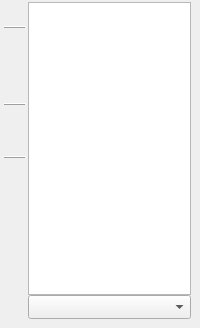
  <widget class="QDockWidget" name="thumbnailsDockWidget">
   <property name="features">
    <set>QDockWidget::DockWidgetFloatable|QDockWidget::DockWidgetMovable</set>
   </property>
   <property name="allowedAreas">
    <set>Qt::LeftDockWidgetArea|Qt::RightDockWidgetArea</set>
   </property>
   <property name="windowTitle">
    <string>Thumbnails</string>
   </property>
   <attribute name="dockWidgetArea">
    <number>2</number>
   </attribute>
   <widget class="QWidget" name="dockWidgetContents_2">
    <layout class="QHBoxLayout" name="horizontalLayout_4">
     <property name="spacing">
      <number>2</number>
     </property>
     <property name="leftMargin">
      <number>4</number>
     </property>
     <property name="topMargin">
      <number>2</number>
     </property>
     <property name="bottomMargin">
      <number>9</number>
     </property>
     <item>
      <layout class="QVBoxLayout" name="verticalLayout_2">
       <property name="spacing">
        <number>2</number>
       </property>
       <item>
        <widget class="QToolButton" name="focusButton">
         <property name="sizePolicy">
          <sizepolicy hsizetype="Fixed" vsizetype="Preferred">
           <horstretch>0</horstretch>
           <verstretch>0</verstretch>
          </sizepolicy>
         </property>
         <property name="minimumSize">
          <size>
           <width>22</width>
           <height>22</height>
          </size>
         </property>
         <property name="maximumSize">
          <size>
           <width>22</width>
           <height>22</height>
          </size>
         </property>
         <property name="toolTip">
          <string>Keep current page in view.</string>
         </property>
         <property name="statusTip">
          <string/>
         </property>
         <property name="styleSheet">
          <string notr="true">QToolButton:!hover {
  padding: 0;
  border: none;
  background-color: transparent;
}

QToolButton:hover {
  padding: 0;
  border: 1px solid palette(highlight);
  background-color: palette(base);
}

QToolButton:pressed {
  padding: 0;
  border: 1px solid palette(highlight);
  background-color: palette(alternative-base);
}</string>
         </property>
         <property name="text">
          <string/>
         </property>
         <property name="icon">
          <iconset resource="../../resources/resources.qrc">
           <normaloff>:/icons/eye.svg</normaloff>:/icons/eye.svg</iconset>
         </property>
         <property name="iconSize">
          <size>
           <width>16</width>
           <height>16</height>
          </size>
         </property>
         <property name="checkable">
          <bool>true</bool>
         </property>
         <property name="checked">
          <bool>true</bool>
         </property>
        </widget>
       </item>
       <item>
        <widget class="Line" name="line">
         <property name="frameShadow">
          <enum>QFrame::Raised</enum>
         </property>
         <property name="orientation">
          <enum>Qt::Horizontal</enum>
         </property>
        </widget>
       </item>
       <item>
        <widget class="QToolButton" name="prevPageBtn">
         <property name="sizePolicy">
          <sizepolicy hsizetype="Fixed" vsizetype="Preferred">
           <horstretch>0</horstretch>
           <verstretch>0</verstretch>
          </sizepolicy>
         </property>
         <property name="minimumSize">
          <size>
           <width>22</width>
           <height>22</height>
          </size>
         </property>
         <property name="maximumSize">
          <size>
           <width>22</width>
           <height>22</height>
          </size>
         </property>
         <property name="toolTip">
          <string>Previous page.</string>
         </property>
         <property name="styleSheet">
          <string notr="true">QToolButton:!hover {
  padding: 0;
  border: none;
  background-color: transparent;
}

QToolButton:hover {
  padding: 0;
  border: 1px solid palette(highlight);
  background-color: palette(base);
}

QToolButton:pressed {
  padding: 0;
  border: 1px solid palette(highlight);
  background-color: palette(alternative-base);
}</string>
         </property>
         <property name="text">
          <string notr="true"/>
         </property>
         <property name="icon">
          <iconset resource="../../resources/resources.qrc">
           <normaloff>:/icons/triangle-up-arrow.svg</normaloff>:/icons/triangle-up-arrow.svg</iconset>
         </property>
         <property name="iconSize">
          <size>
           <width>16</width>
           <height>16</height>
          </size>
         </property>
        </widget>
       </item>
       <item>
        <widget class="QToolButton" name="nextPageBtn">
         <property name="sizePolicy">
          <sizepolicy hsizetype="Fixed" vsizetype="Preferred">
           <horstretch>0</horstretch>
           <verstretch>0</verstretch>
          </sizepolicy>
         </property>
         <property name="minimumSize">
          <size>
           <width>22</width>
           <height>22</height>
          </size>
         </property>
         <property name="maximumSize">
          <size>
           <width>22</width>
           <height>22</height>
          </size>
         </property>
         <property name="toolTip">
          <string>Next page.</string>
         </property>
         <property name="styleSheet">
          <string notr="true">QToolButton:!hover {
  padding: 0;
  border: none;
  background-color: transparent;
}

QToolButton:hover {
  padding: 0;
  border: 1px solid palette(highlight);
  background-color: palette(base);
}

QToolButton:pressed {
  padding: 0;
  border: 1px solid palette(highlight);
  background-color: palette(alternative-base);
}</string>
         </property>
         <property name="text">
          <string notr="true"/>
         </property>
         <property name="icon">
          <iconset resource="../../resources/resources.qrc">
           <normaloff>:/icons/triangle-down-arrow.svg</normaloff>:/icons/triangle-down-arrow.svg</iconset>
         </property>
         <property name="iconSize">
          <size>
           <width>16</width>
           <height>16</height>
          </size>
         </property>
        </widget>
       </item>
       <item>
        <widget class="QToolButton" name="filterSelectedBtn">
         <property name="sizePolicy">
          <sizepolicy hsizetype="Fixed" vsizetype="Preferred">
           <horstretch>0</horstretch>
           <verstretch>0</verstretch>
          </sizepolicy>
         </property>
         <property name="minimumSize">
          <size>
           <width>22</width>
           <height>22</height>
          </size>
         </property>
         <property name="maximumSize">
          <size>
           <width>22</width>
           <height>22</height>
          </size>
         </property>
         <property name="toolTip">
          <string>Navigate through selected pages only.</string>
         </property>
         <property name="styleSheet">
          <string notr="true">QToolButton:!hover {
  padding: 0;
  border: none;
  background-color: transparent;
}

QToolButton:hover {
  padding: 0;
  border: 1px solid palette(highlight);
  background-color: palette(base);
}

QToolButton:pressed {
  padding: 0;
  border: 1px solid palette(highlight);
  background-color: palette(alternative-base);
}</string>
         </property>
         <property name="text">
          <string notr="true"/>
         </property>
         <property name="icon">
          <iconset resource="../../resources/resources.qrc">
           <normaloff>:/icons/check-mark.svg</normaloff>:/icons/check-mark.svg</iconset>
         </property>
         <property name="iconSize">
          <size>
           <width>16</width>
           <height>16</height>
          </size>
         </property>
         <property name="checkable">
          <bool>true</bool>
         </property>
        </widget>
       </item>
       <item>
        <widget class="Line" name="line_2">
         <property name="frameShadow">
          <enum>QFrame::Raised</enum>
         </property>
         <property name="orientation">
          <enum>Qt::Horizontal</enum>
         </property>
        </widget>
       </item>
       <item>
        <widget class="QToolButton" name="magnifyThumbnailsBtn">
         <property name="sizePolicy">
          <sizepolicy hsizetype="Fixed" vsizetype="Preferred">
           <horstretch>0</horstretch>
           <verstretch>0</verstretch>
          </sizepolicy>
         </property>
         <property name="minimumSize">
          <size>
           <width>22</width>
           <height>22</height>
          </size>
         </property>
         <property name="maximumSize">
          <size>
           <width>22</width>
           <height>22</height>
          </size>
         </property>
         <property name="toolTip">
          <string>Magnify thumbnails.  (Ctrl++)</string>
         </property>
         <property name="styleSheet">
          <string notr="true">QToolButton:!hover {
  padding: 0;
  border: none;
  background-color: transparent;
}

QToolButton:hover {
  padding: 0;
  border: 1px solid palette(highlight);
  background-color: palette(base);
}

QToolButton:pressed {
  padding: 0;
  border: 1px solid palette(highlight);
  background-color: palette(alternative-base);
}</string>
         </property>
         <property name="text">
          <string notr="true"/>
         </property>
         <property name="icon">
          <iconset resource="../../resources/resources.qrc">
           <normaloff>:/icons/magnifying-glass.svg</normaloff>:/icons/magnifying-glass.svg</iconset>
         </property>
         <property name="iconSize">
          <size>
           <width>16</width>
           <height>16</height>
          </size>
         </property>
        </widget>
       </item>
       <item>
        <widget class="QToolButton" name="diminishThumbnailsBtn">
         <property name="sizePolicy">
          <sizepolicy hsizetype="Fixed" vsizetype="Preferred">
           <horstretch>0</horstretch>
           <verstretch>0</verstretch>
          </sizepolicy>
         </property>
         <property name="minimumSize">
          <size>
           <width>22</width>
           <height>22</height>
          </size>
         </property>
         <property name="maximumSize">
          <size>
           <width>22</width>
           <height>22</height>
          </size>
         </property>
         <property name="toolTip">
          <string>Diminish thumbnails.  (Ctrl+-)</string>
         </property>
         <property name="styleSheet">
          <string notr="true">QToolButton:!hover {
  padding: 0;
  border: none;
  background-color: transparent;
}

QToolButton:hover {
  padding: 0;
  border: 1px solid palette(highlight);
  background-color: palette(base);
}

QToolButton:pressed {
  padding: 0;
  border: 1px solid palette(highlight);
  background-color: palette(alternative-base);
}</string>
         </property>
         <property name="text">
          <string notr="true"/>
         </property>
         <property name="icon">
          <iconset resource="../../resources/resources.qrc">
           <normaloff>:/icons/diminishing-glass.svg</normaloff>:/icons/diminishing-glass.svg</iconset>
         </property>
         <property name="iconSize">
          <size>
           <width>16</width>
           <height>16</height>
          </size>
         </property>
        </widget>
       </item>
       <item>
        <widget class="Line" name="line_3">
         <property name="frameShadow">
          <enum>QFrame::Raised</enum>
         </property>
         <property name="orientation">
          <enum>Qt::Horizontal</enum>
         </property>
        </widget>
       </item>
       <item>
        <widget class="QToolButton" name="gotoPageBtn">
         <property name="sizePolicy">
          <sizepolicy hsizetype="Fixed" vsizetype="Preferred">
           <horstretch>0</horstretch>
           <verstretch>0</verstretch>
          </sizepolicy>
         </property>
         <property name="minimumSize">
          <size>
           <width>22</width>
           <height>22</height>
          </size>
         </property>
         <property name="maximumSize">
          <size>
           <width>22</width>
           <height>22</height>
          </size>
         </property>
         <property name="toolTip">
          <string>Go To Page...  (Ctrl+G)</string>
         </property>
         <property name="styleSheet">
          <string notr="true">QToolButton:!hover {
  padding: 0;
  border: none;
  background-color: transparent;
}

QToolButton:hover {
  padding: 0;
  border: 1px solid palette(highlight);
  background-color: palette(base);
}

QToolButton:pressed {
  padding: 0;
  border: 1px solid palette(highlight);
  background-color: palette(alternative-base);
}</string>
         </property>
         <property name="text">
          <string notr="true"/>
         </property>
         <property name="icon">
          <iconset resource="../../resources/resources.qrc">
           <normaloff>:/icons/right-pointing.svg</normaloff>:/icons/right-pointing.svg</iconset>
         </property>
         <property name="iconSize">
          <size>
           <width>16</width>
           <height>16</height>
          </size>
         </property>
        </widget>
       </item>
       <item>
        <widget class="QToolButton" name="selectionModeBtn">
         <property name="sizePolicy">
          <sizepolicy hsizetype="Fixed" vsizetype="Preferred">
           <horstretch>0</horstretch>
           <verstretch>0</verstretch>
          </sizepolicy>
         </property>
         <property name="minimumSize">
          <size>
           <width>22</width>
           <height>22</height>
          </size>
         </property>
         <property name="maximumSize">
          <size>
           <width>22</width>
           <height>22</height>
          </size>
         </property>
         <property name="toolTip">
          <string>Enable multi page selection mode.</string>
         </property>
         <property name="styleSheet">
          <string notr="true">QToolButton:!hover {
  padding: 0;
  border: none;
  background-color: transparent;
}

QToolButton:hover {
  padding: 0;
  border: 1px solid palette(highlight);
  background-color: palette(base);
}

QToolButton:pressed {
  padding: 0;
  border: 1px solid palette(highlight);
  background-color: palette(alternative-base);
}

QToolButton:checked:hover {
  padding: 0;
  border: 1px solid palette(window-text);
  background-color: palette(base);
}

QToolButton:checked {
  padding: 0;
  border: 1px solid palette(window-text);
  background-color: palette(alternative-base);
}</string>
         </property>
         <property name="text">
          <string notr="true"/>
         </property>
         <property name="icon">
          <iconset resource="../../resources/resources.qrc">
           <normaloff>:/icons/checkbox-styled.svg</normaloff>:/icons/checkbox-styled.svg</iconset>
         </property>
         <property name="iconSize">
          <size>
           <width>16</width>
           <height>16</height>
          </size>
         </property>
         <property name="checkable">
          <bool>true</bool>
         </property>
        </widget>
       </item>
       <item>
        <widget class="QToolButton" name="thumbColumnViewBtn">
         <property name="sizePolicy">
          <sizepolicy hsizetype="Fixed" vsizetype="Preferred">
           <horstretch>0</horstretch>
           <verstretch>0</verstretch>
          </sizepolicy>
         </property>
         <property name="minimumSize">
          <size>
           <width>22</width>
           <height>22</height>
          </size>
         </property>
         <property name="maximumSize">
          <size>
           <width>22</width>
           <height>22</height>
          </size>
         </property>
         <property name="toolTip">
          <string>Single/multi column display.</string>
         </property>
         <property name="styleSheet">
          <string notr="true">QToolButton:!hover {
  padding: 0;
  border: none;
  background-color: transparent;
}

QToolButton:hover {
  padding: 0;
  border: 1px solid palette(highlight);
  background-color: palette(base);
}

QToolButton:pressed {
  padding: 0;
  border: 1px solid palette(highlight);
  background-color: palette(alternative-base);
}</string>
         </property>
         <property name="text">
          <string notr="true"/>
         </property>
         <property name="icon">
          <iconset resource="../../resources/resources.qrc">
           <normaloff>:/icons/single-column-view.svg</normaloff>:/icons/single-column-view.svg</iconset>
         </property>
         <property name="iconSize">
          <size>
           <width>16</width>
           <height>16</height>
          </size>
         </property>
         <property name="checkable">
          <bool>true</bool>
         </property>
        </widget>
       </item>
       <item>
        <widget class="QToolButton" name="sortingOrderBtn">
         <property name="sizePolicy">
          <sizepolicy hsizetype="Fixed" vsizetype="Preferred">
           <horstretch>0</horstretch>
           <verstretch>0</verstretch>
          </sizepolicy>
         </property>
         <property name="minimumSize">
          <size>
           <width>22</width>
           <height>22</height>
          </size>
         </property>
         <property name="maximumSize">
          <size>
           <width>22</width>
           <height>22</height>
          </size>
         </property>
         <property name="toolTip">
          <string>Sorting order.</string>
         </property>
         <property name="styleSheet">
          <string notr="true">QToolButton:!hover {
  padding: 0;
  border: none;
  background-color: transparent;
}

QToolButton:hover {
  padding: 0;
  border: 1px solid palette(highlight);
  background-color: palette(base);
}

QToolButton:pressed {
  padding: 0;
  border: 1px solid palette(highlight);
  background-color: palette(alternative-base);
}</string>
         </property>
         <property name="text">
          <string notr="true"/>
         </property>
         <property name="icon">
          <iconset resource="../../resources/resources.qrc">
           <normaloff>:/icons/ascending_sorting_order.svg</normaloff>:/icons/ascending_sorting_order.svg</iconset>
         </property>
         <property name="iconSize">
          <size>
           <width>16</width>
           <height>16</height>
          </size>
         </property>
         <property name="checkable">
          <bool>true</bool>
         </property>
        </widget>
       </item>
       <item>
        <widget class="QToolButton" name="deviationHighlightingBtn">
         <property name="sizePolicy">
          <sizepolicy hsizetype="Fixed" vsizetype="Preferred">
           <horstretch>0</horstretch>
           <verstretch>0</verstretch>
          </sizepolicy>
         </property>
         <property name="minimumSize">
          <size>
           <width>22</width>
           <height>22</height>
          </size>
         </property>
         <property name="maximumSize">
          <size>
           <width>22</width>
           <height>22</height>
          </size>
         </property>
         <property name="toolTip">
          <string>Highlight deviation.</string>
         </property>
         <property name="styleSheet">
          <string notr="true">QToolButton:!hover {
  padding: 0;
  border: none;
  background-color: transparent;
}

QToolButton:hover {
  padding: 0;
  border: 1px solid palette(highlight);
  background-color: palette(base);
}

QToolButton:pressed {
  padding: 0;
  border: 1px solid palette(highlight);
  background-color: palette(alternative-base);
}</string>
         </property>
         <property name="text">
          <string notr="true"/>
         </property>
         <property name="icon">
          <iconset resource="../../resources/resources.qrc">
           <normaloff>:/icons/six-spoked-asterisk.svg</normaloff>:/icons/six-spoked-asterisk.svg</iconset>
         </property>
         <property name="iconSize">
          <size>
           <width>16</width>
           <height>16</height>
          </size>
         </property>
         <property name="checkable">
          <bool>true</bool>
         </property>
        </widget>
       </item>
       <item>
        <spacer name="verticalSpacer">
         <property name="orientation">
          <enum>Qt::Vertical</enum>
         </property>
         <property name="sizeHint" stdset="0">
          <size>
           <width>1</width>
           <height>40</height>
          </size>
         </property>
        </spacer>
       </item>
      </layout>
     </item>
     <item>
      <layout class="QVBoxLayout" name="verticalLayout">
       <property name="spacing">
        <number>0</number>
       </property>
       <item>
        <widget class="QGraphicsView" name="thumbView">
         <property name="sizePolicy">
          <sizepolicy hsizetype="Ignored" vsizetype="Expanding">
           <horstretch>1</horstretch>
           <verstretch>1</verstretch>
          </sizepolicy>
         </property>
         <property name="minimumSize">
          <size>
           <width>150</width>
           <height>0</height>
          </size>
         </property>
         <property name="maximumSize">
          <size>
           <width>16777215</width>
           <height>16777215</height>
          </size>
         </property>
         <property name="statusTip">
          <string>Use Home, End, PgUp/Q, PgDown/W to navigate between pages or Shift+PgUp/Q and Shift+PgDown/W to navigate between selected ones. Alt+Wheel - scale thumbnails.</string>
         </property>
         <property name="alignment">
          <set>Qt::AlignHCenter|Qt::AlignTop</set>
         </property>
        </widget>
       </item>
       <item>
        <widget class="QComboBox" name="sortOptions">
         <property name="sizeAdjustPolicy">
          <enum>QComboBox::AdjustToMinimumContentsLengthWithIcon</enum>
         </property>
        </widget>
       </item>
      </layout>
     </item>
    </layout>
   </widget>
  </widget>
